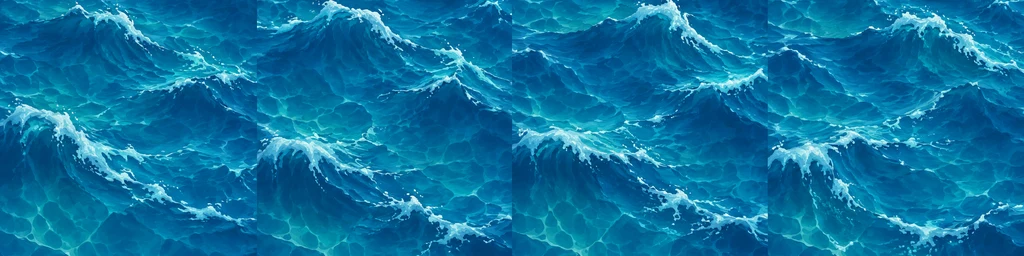
#> input picture web/img/terrain/water_frames.webp, 1024 x 256 px, given in place of water_frames.png, which was not available
$ python build-assets.py ../img/battle/bg_dirt.png
#> lines starting #> are read from the running program, lines starting #| are printed output that depends on the picture; pictures that were not available may be replaced by others from this repository, and a replacement may not be noted
#!/usr/bin/env python3
# -*- coding: utf-8 -*-
"""Обработва AI-генерираните оригинали от img/ (PNG, ~1250px) в web/img/ (WebP, малки)
и пише web/img/manifest.json, по който играта знае кои картинки съществуват.

    python3 tools/build-assets.py            # само променените/новите
    python3 tools/build-assets.py --force    # всичко наново
"""
import os, sys, json, hashlib
from PIL import Image

ROOT = os.path.dirname(os.path.dirname(os.path.abspath(__file__)))
SRC, DST = os.path.join(ROOT, 'img'), os.path.join(ROOT, 'web', 'img')
FORCE = '--force' in sys.argv

# папка → (макс. размер по дългата страна, изрязване по алфа, качество)
RULES = {
    'creatures': (448, True, 85), 'heroes': (448, True, 85), 'towns': (640, True, 85), 'buildings': (320, True, 85),
    'objects': (320, True, 85), 'decor': (512, True, 85), 'terrain': (512, False, 88), 'battle': (768, True, 85),
    'artifacts': (128, True, 85), 'spells': (128, False, 85), 'ui': (128, True, 90), 'siege': (512, True, 85),
}
SPECIAL = {  # конкретни файлове с друг размер (w, h) или само дълга страна
    'heroes/*_portrait': (256, False, 85), 'towns/*_screen': (1600, False, 80), 'battle/bg_*': (1600, False, 80),
    'battle/obstacles': (1024, True, 85), 'terrain/water_frames': (1024, False, 88), 'terrain/road': (512, False, 88),
    'decor/mountain_*': (768, True, 85), 'objects/mine_*': (384, True, 85), 'ui/frame_wood': (512, True, 90),
    'ui/panel_dark': (512, False, 85), 'ui/*_bg': (1920, False, 80), 'ui/menu_bg_*': (1920, False, 80), 'ui/menu_panel': (768, True, 88), 'ui/ribbon': (1024, True, 90), 'ui/divider': (1024, True, 90), 'ui/doll_knight': (768, False, 85), 'ui/app_icon': (512, False, 88), 'siege/*_moat': (512, False, 88), 'siege/*_keep': (640, True, 85), 'siege/*_tower': (560, True, 85), 'siege/*_wall': (512, False, 85), 'siege/*_wall_damaged': (512, False, 85), 'ui/logo': (768, True, 90), 'ui/button': (384, True, 90),
}

def rule(rel):
    import fnmatch
    for pat, r in SPECIAL.items():
        if fnmatch.fnmatch(rel, pat): return r
    return RULES[rel.split('/')[0]]

def unkey_magenta(im):
    """Ако фонът е запечен като плътно магента (#FF00FF), го превръща в прозрачност."""
    rgb = im.convert('RGB')
    corners = [rgb.getpixel(p) for p in [(2, 2), (im.width - 3, 2), (2, im.height - 3), (im.width - 3, im.height - 3)]]
    magenta = sum(1 for r, g, b in corners if r > 200 and g < 90 and b > 200) >= 3
    white = sum(1 for r, g, b in corners if r > 250 and g > 250 and b > 250) >= 4
    if white and not magenta:
        # запечен чисто бял фон (UI елементи): само почти белите пиксели стават прозрачни
        import numpy as np
        a = np.asarray(rgb).astype(np.float32); dist = np.sqrt(((255 - a) ** 2).sum(axis=2))
        alpha = np.clip((dist - 8) / 30.0, 0, 1)
        return Image.fromarray(np.dstack([a, alpha * 255]).astype(np.uint8), 'RGBA')
    if not magenta: return im
    import numpy as np
    a = np.asarray(rgb).astype(np.float32)
    r, g, b = a[..., 0], a[..., 1], a[..., 2]
    # разстояние до чисто магента; близо → прозрачно, с мека граница
    dist = np.sqrt((255 - r) ** 2 + g ** 2 + (255 - b) ** 2)
    alpha = np.clip((dist - 60) / 70.0, 0, 1)
    # премахване на магента ореол по ръбовете: приближаваме червено/синьо към зеленото
    fringe = (alpha < 1) & (alpha > 0)
    r2 = np.where(fringe, np.minimum(r, g + 40), r); b2 = np.where(fringe, np.minimum(b, g + 40), b)
    out = np.dstack([r2, g, b2, (alpha * 255)]).astype(np.uint8)
    return Image.fromarray(out, 'RGBA')

def process(rel):
    src = os.path.join(SRC, rel + '.png'); dst = os.path.join(DST, rel + '.webp')
    maxs, trim, q = rule(rel)
    im = Image.open(src)
    im = im.convert('RGBA') if im.mode != 'RGB' else im
    im = unkey_magenta(im)
    if trim and im.mode == 'RGBA':
        bbox = im.getchannel('A').point(lambda a: 255 if a > 8 else 0).getbbox()
        if bbox:
            m = 2
            im = im.crop((max(0, bbox[0] - m), max(0, bbox[1] - m), min(im.width, bbox[2] + m), min(im.height, bbox[3] + m)))
    s = maxs / max(im.width, im.height)
    if s < 1: im = im.resize((max(1, round(im.width * s)), max(1, round(im.height * s))), Image.LANCZOS)
    os.makedirs(os.path.dirname(dst), exist_ok=True)
    im.save(dst, 'WEBP', quality=q, method=4)
    return im.width, im.height

def make_seamless(im):
    """Прави текстура безшевна: измества с половин размер (шевовете отиват в средата) и
    налага оригинала с мека маска, която е плътна в центъра и изчезва към ръбовете."""
    import numpy as np
    w, h = im.size
    im = im.convert('RGB')
    shifted = Image.new('RGB', (w, h))
    shifted.paste(im.crop((w // 2, 0, w, h)), (0, 0)); shifted.paste(im.crop((0, 0, w // 2, h)), (w // 2, 0))
    tmp = shifted.copy(); shifted.paste(tmp.crop((0, h // 2, w, h)), (0, 0)); shifted.paste(tmp.crop((0, 0, w, h // 2)), (0, h // 2))
    yy, xx = np.mgrid[0:h, 0:w]
    fx = np.minimum(xx, w - 1 - xx) / (w * 0.5); fy = np.minimum(yy, h - 1 - yy) / (h * 0.5)
    m = np.clip(np.minimum(fx, fy) * 2.2, 0, 1); m = m * m * (3 - 2 * m)
    a = np.asarray(im).astype(np.float32); b = np.asarray(shifted).astype(np.float32)
    out = b * (1 - m[..., None]) + a * m[..., None]
    return Image.fromarray(out.astype(np.uint8), 'RGB')

def build_water():
    """terrain/water.webp — безшевна водна плочка от първия кадър на water_frames."""
    src = os.path.join(SRC, 'terrain', 'water_frames.png'); dst = os.path.join(DST, 'terrain', 'water.webp')
    if not os.path.exists(src): return None
    im = Image.open(src).convert('RGB'); fw = im.width // 4
    frame = im.crop((0, 0, fw, im.height)).resize((512, 512), Image.LANCZOS)
    tile = make_seamless(frame)
    os.makedirs(os.path.dirname(dst), exist_ok=True); tile.save(dst, 'WEBP', quality=88, method=4)
    return tile.size

def main():
    manifest = {}
    old = {}
    mpath = os.path.join(DST, 'manifest.json')
    if os.path.exists(mpath) and not FORCE:
        old = json.load(open(mpath, encoding='utf-8')).get('files', {})
    total = 0
    for d, _, files in os.walk(SRC):
        for f in sorted(files):
            if not f.endswith('.png'): continue
            rel = os.path.relpath(os.path.join(d, f), SRC)[:-4].replace(os.sep, '/')
            src = os.path.join(SRC, rel + '.png')
            sig = str(os.path.getsize(src)) + ':' + str(int(os.path.getmtime(src)))
            dst = os.path.join(DST, rel + '.webp')
            if rel in old and old[rel].get('sig') == sig and os.path.exists(dst):
                manifest[rel] = old[rel]
            else:
                w, h = process(rel)
                manifest[rel] = {'w': w, 'h': h, 'sig': sig}
                print('  ', rel, w, h)
            total += os.path.getsize(dst)
    wsz = build_water()
#> in build_water, im is the input picture: PIL image 1024x256 RGB; mean R, G, B 13.3, 115.3, 159.8
#> in build_water, `frame = im.crop((0, 0, fw, im.height)).resize((512, 512), Image.LANCZOS)`:
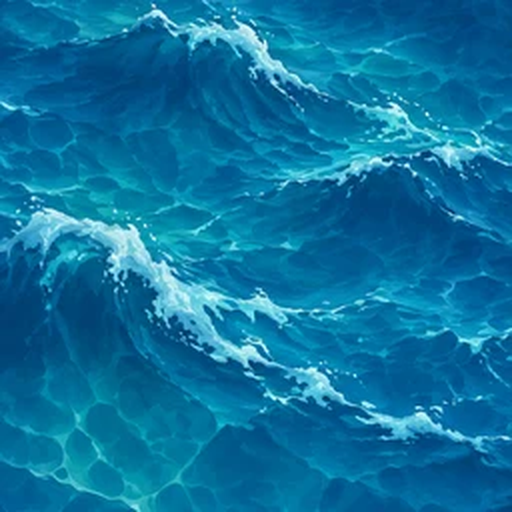
#> frame: PIL image 512x512 RGB; mean R, G, B 12.7, 115, 159.1
#> in make_seamless, `shifted = Image.new('RGB', (w, h))`: shifted: PIL image 512x512 RGB; every value is 0
#> in make_seamless, `shifted.paste(im.crop((w // 2, 0, w, h)), (0, 0))`:
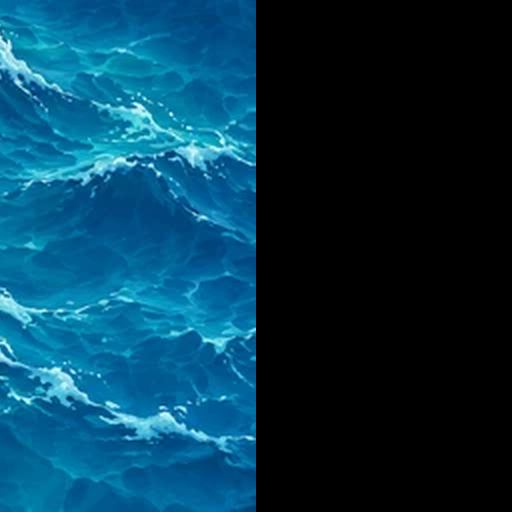
#> shifted: PIL image 512x512 RGB; mean R, G, B 5.8, 56.7, 80.1
#> in make_seamless, `shifted.paste(tmp.crop((0, 0, w, h // 2)), (0, h // 2))`:
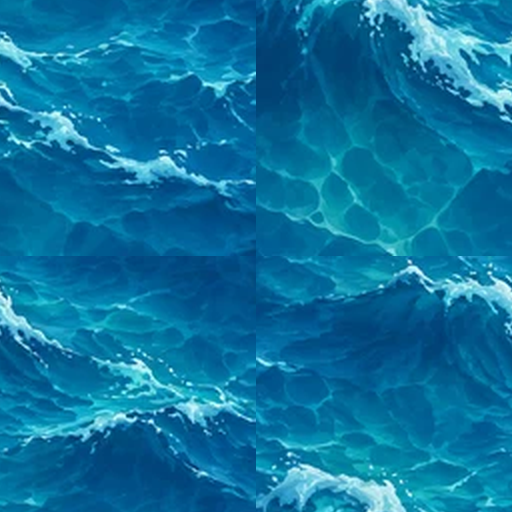
#> shifted: PIL image 512x512 RGB; mean R, G, B 12.7, 115, 159.1
#> in make_seamless, `fx = np.minimum(xx, w - 1 - xx) / (w * 0.5)`:
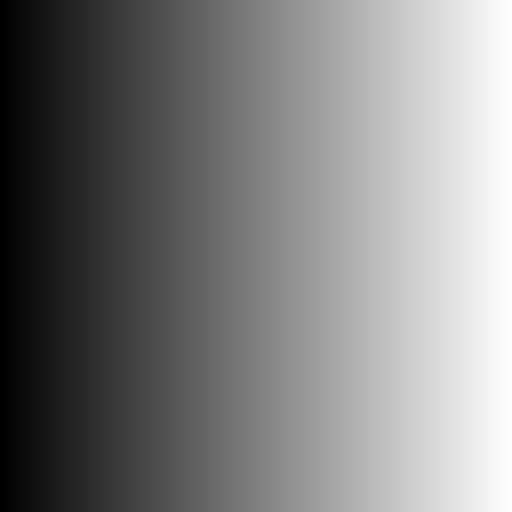
#> xx: shape (512, 512) int64; min 0, max 511, mean 255.5; drawn with min black and max white
#> in make_seamless, `fy = np.minimum(yy, h - 1 - yy) / (h * 0.5)`:
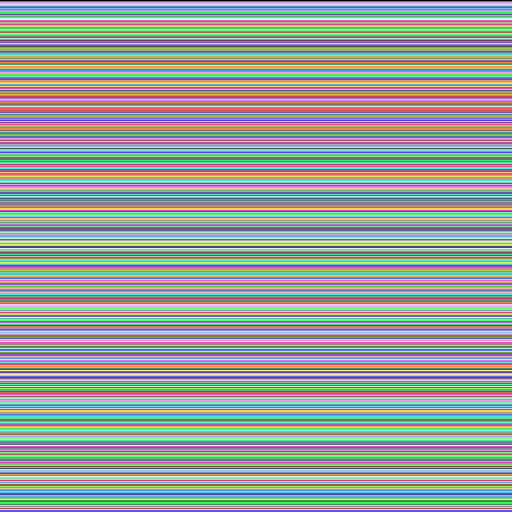
#> yy: shape (512, 512) int64; 512 distinct labels, from 0 to 511; one colour per label, 0 black
#> in make_seamless, `m = np.clip(np.minimum(fx, fy) * 2.2, 0, 1)`:
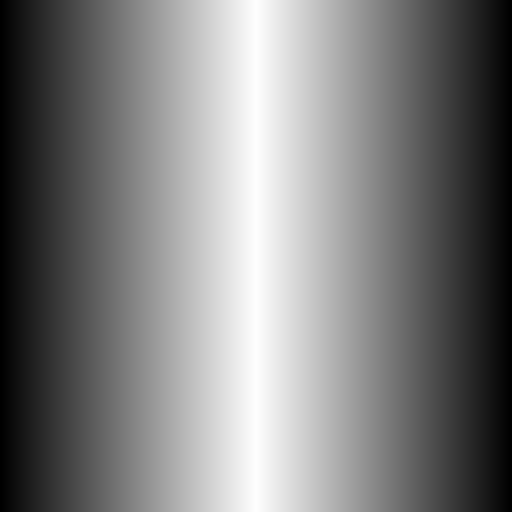
#> fx: shape (512, 512) float64; min 0, max 0.996, mean 0.498
#> in make_seamless, `out = b * (1 - m[..., None]) + a * m[..., None]`:
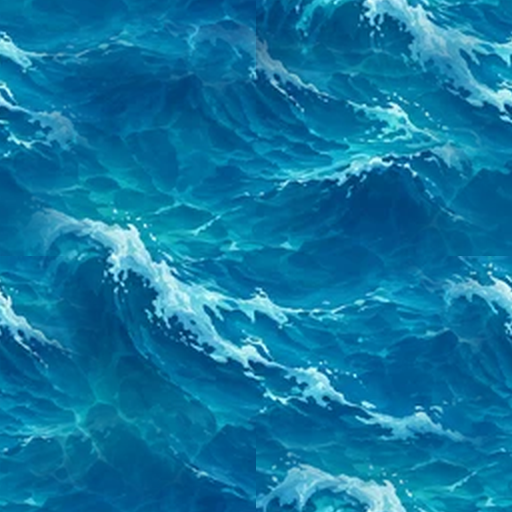
#> out: shape (512, 512, 3) float64; mean R, G, B 16, 118.9, 161.6
#> wsz = (512, 512)
    if wsz: manifest['terrain/water'] = {'w': wsz[0], 'h': wsz[1], 'sig': 'derived'}
    json.dump({'files': manifest}, open(mpath, 'w', encoding='utf-8'), ensure_ascii=False, separators=(',', ':'))
    print('%d файла, %.1f MB' % (len(manifest), total / 1e6))
#| 2 файла, 0.3 MB

if __name__ == '__main__':
    main()
